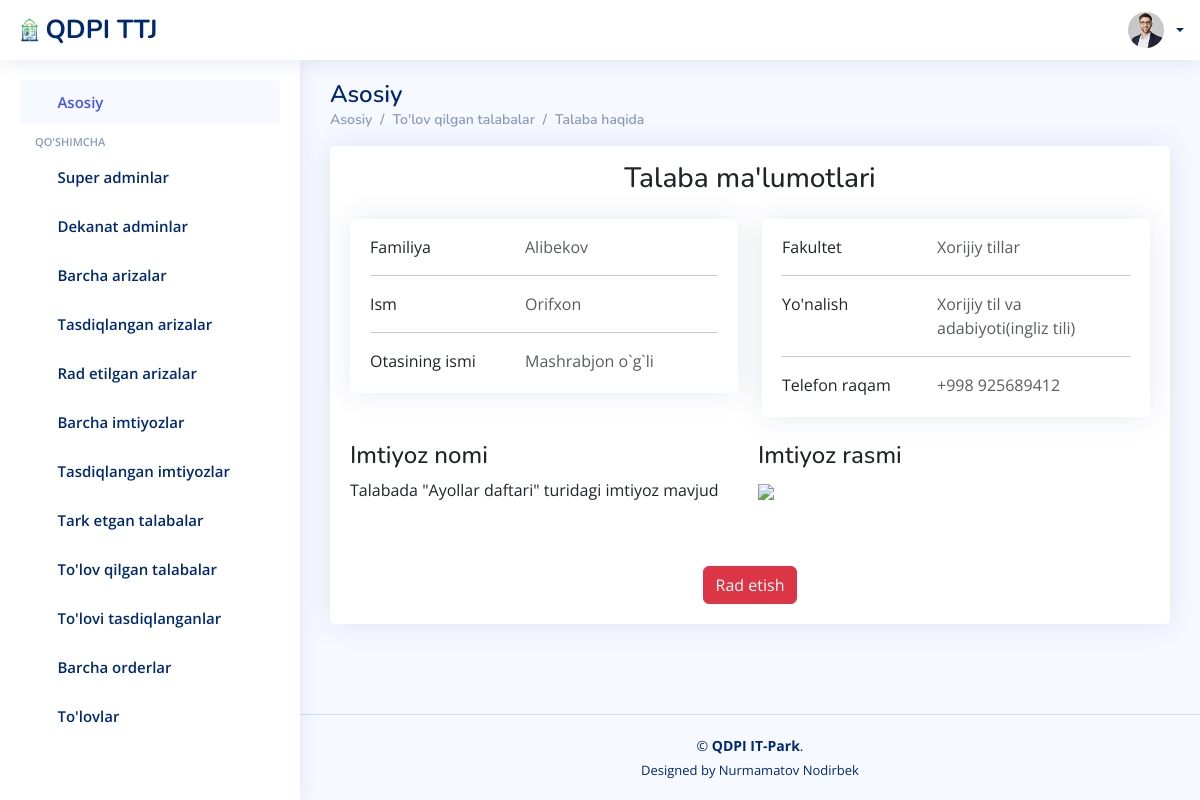
Page /ariza/tasdiqlangan_imtiyoz_malumotlar/c8750f9a-9e82-469a-8121-681271e1edc1/ on the committed database.
### ariza/models.py (models this page shows)
class Ariza(models.Model):
    talaba_id = models.CharField(max_length=100)
    first_name = models.CharField(max_length=100)
    last_name = models.CharField(max_length=100)
    sharif = models.CharField(max_length=100)
    viloyat = models.CharField(max_length=100)
    tuman = models.CharField(max_length=100)
    kocha = models.CharField(max_length=100)
    fakultet = models.CharField(max_length=100)
    yonalish = models.CharField(max_length=100)
    kurs    = models.CharField(max_length=100)
    pasport_serya_raqam = models.CharField(max_length=100)
    pasport_rasm = models.FileField(upload_to='rasmlar/')
    xulosa = models.CharField(max_length=1000, blank=True)
    tasdiqlash = models.CharField(max_length=100, blank=True)
    sana = models.DateTimeField(auto_now_add=True)

class Imtiyoz(models.Model):
    talaba_id = models.CharField(max_length=100)
    first_name = models.CharField(max_length=100)
    last_name = models.CharField(max_length=100)
    sharif = models.CharField(max_length=100)
    imtiyoz_nomi = models.CharField(max_length=100)
    imtiyoz_file = models.FileField(upload_to='imtiyoz/')
    tasdiqlash = models.CharField(max_length=100, blank=True)
    xulosa = models.CharField(max_length=1000, blank=True)
    sana = models.DateField(auto_now_add=True)

### users/models.py (models this page shows)
class User(AbstractUser):
    id = models.UUIDField(primary_key=True, default=uuid.uuid4, unique=True, editable=False)
    sharif = models.CharField(max_length=100)
    lavozim = models.CharField(max_length=100)
    fakultet = models.CharField(max_length=100, blank=True)
    parol = models.CharField(max_length=100)

### ariza/views.py (the view, shortened to what this page needs)
# urls.py: path('tasdiqlangan_imtiyoz_malumotlar/<str:pk>/', tasdiqlangan_imtiyoz_malumotlar, name='tasdiqlangan_imtiyoz_malumotlar'),
@csrf_exempt
def tasdiqlangan_imtiyoz_malumotlar(request, pk):
    talabalar = User.objects.filter(id=pk)
    arizalar = Ariza.objects.filter(talaba_id=pk)
    imtiyoz = Imtiyoz.objects.filter(talaba_id=pk)
    if talabalar:
        for t in talabalar:
            telefon = t.username
    else:
        telefon = ''
    if arizalar:
        for a in arizalar:
            rasm_url = a.pasport_rasm.url
            familya = a.last_name
            ism = a.first_name
            sharif = a.sharif
            pasport = a.pasport_serya_raqam
            fakultet = a.fakultet
            yonalish = a.yonalish
            kurs = a.kurs
            viloyat = a.viloyat
            tuman = a.tuman
            kocha = a.kocha
    if imtiyoz:
        for i in imtiyoz:
            imtiyoz_url = i.imtiyoz_file.url
            imtiyoz_turi = i.imtiyoz_nomi
    else:
        imtiyoz_url = 'Talabada imtiyoz mavjud emas'
        imtiyoz_turi = ''
    contex = {
        'talabalar':talabalar,'arizalar':arizalar,'imtiyoz':imtiyoz,'rasm_url':rasm_url,
        'imtiyoz_url':imtiyoz_url,'familya':familya,'ism':ism,'sharif':sharif,'telefon':telefon,
        'pasport':pasport,'imtiyoz_turi':imtiyoz_turi,'fakultet':fakultet,'yonalish':yonalish,
        'kurs':kurs,'viloyat':viloyat,'tuman':tuman,'kocha':kocha,
    }
    return render(request, 'superadmin/tasdiqlangan_imtiyoz_malumot.html', contex)

### templates/superadmin/tasdiqlangan_imtiyoz_malumot.html (shortened to what this page needs)
{% load static %}
<!DOCTYPE html>
<html lang="en">
<head>
  <link href="{% static '/assets/vendor/bootstrap/css/bootstrap.min.css' %}" rel="stylesheet">
  <link href="{% static '/assets/vendor/bootstrap-icons/bootstrap-icons.css' %}" rel="stylesheet">
  <link href="{% static '/assets/vendor/simple-datatables/style.css' %}" rel="stylesheet">
  <link href="{% static '/assets/css/style.css' %}" rel="stylesheet">
</head>
<body>
  <header id="header" class="header fixed-top d-flex align-items-center">
    <div class="d-flex align-items-center justify-content-between">
      <a href="{% url 'home' %}" class="logo d-flex align-items-center">
        <img src="{% static '/assets/img/logo.png' %}" alt="">
        <span class="d-none d-lg-block">QDPI TTJ</span>
      </a>
      <i class="bi bi-list toggle-sidebar-btn"></i>
    </div>
    <nav class="header-nav ms-auto">
      <ul class="d-flex align-items-center">
        <li class="nav-item dropdown pe-3">
          <a class="nav-link nav-profile d-flex align-items-center pe-0" href="{% url 'home' %}" data-bs-toggle="dropdown">
            <img src="{% static '/assets/img/profile-img.jpg' %}" alt="Profile" class="rounded-circle">
            <span class="d-none d-md-block dropdown-toggle ps-2">{{user.last_name}} {{user.first_name}}</span>
          </a>
        </li>
      </ul>
    </nav>
  </header>
  <aside id="sidebar" class="sidebar">
    <ul class="sidebar-nav" id="sidebar-nav">
      <li class="nav-item">
        <a class="nav-link " href="{% url 'home' %}">
          <i class="bi bi-grid"></i>
          <span>Asosiy</span>
        </a>
      </li>
      <li class="nav-heading">Qo'shimcha</li>
      <li class="nav-item">
        <a class="nav-link collapsed" href="{% url 'superadminlar' %}">
          <i class="bi bi-person-fill"></i>
          <span>Super adminlar</span>
        </a>
      </li>
      <li class="nav-item">
        <a class="nav-link collapsed" href="{% url 'dekanatadminlar' %}">
          <i class="bi bi-person"></i>
          <span>Dekanat adminlar</span>
        </a>
      </li>
      <li class="nav-item">
        <a class="nav-link collapsed" href="{% url 'barcha_arizalar' %}">
          <i class="bi bi-envelope"></i>
          <span>Barcha arizalar</span>
        </a>
      </li>
      <li class="nav-item">
        <a class="nav-link collapsed" href="{% url 'tasdiqlangan' %}">
          <i class="bi bi-person-check-fill"></i>
          <span>Tasdiqlangan arizalar</span>
        </a>
      </li>
      <li class="nav-item">
        <a class="nav-link collapsed" href="{% url 'radetilgan' %}">
          <i class="bi bi-person-x-fill"></i>
          <span>Rad etilgan arizalar</span>
        </a>
      </li>
      <li class="nav-item">
        <a class="nav-link collapsed" href="{% url 'imtiyozli_arizalar' %}">
          <i class="bi bi-file-medical"></i>
          <span>Barcha imtiyozlar</span>
        </a>
      </li>
      <li class="nav-item">
        <a class="nav-link collapsed" href="{% url 'tasdiqlangan_imtiyozli_arizalar' %}">
          <i class="bi bi-journal-check"></i>
          <span>Tasdiqlangan imtiyozlar</span>
        </a>
      </li>
      <li class="nav-item">
        <a class="nav-link collapsed" href="{% url 'tark_etgan_talaba' %}">
          <i class="bi bi-house-x-fill"></i>
          <span>Tark etgan talabalar</span>
        </a>
      </li>
      <li class="nav-item">
        <a class="nav-link collapsed" href="{% url 'barcha_tolovlar' %}">
          <i class="bi bi-cash-coin"></i>
          <span>To'lov qilgan talabalar</span>
        </a>
      </li>
      <li class="nav-item">
        <a class="nav-link collapsed" href="{% url 'tasdiqlangan_tolov' %}">
          <i class="bi bi-check2-all"></i>
          <span>To'lovi tasdiqlanganlar</span>
        </a>
      </li>
      <li class="nav-item">
        <a class="nav-link collapsed" href="{% url 'barcha_orderlar' %}">
          <i class="bi bi-bookmark-star"></i>
          <span>Barcha orderlar</span>
        </a>
      </li>
      <li class="nav-item">
        <a class="nav-link collapsed" href="{% url 'hisob_varoq' %}">
          <i class="bi bi-wallet2"></i>
          <span>To'lovlar</span>
        </a>
      </li>
    </ul>
  </aside>
  <main id="main" class="main">
    <div class="pagetitle">
      <h1>Asosiy</h1>
      <nav>
        <ol class="breadcrumb">
          <li class="breadcrumb-item"><a href="{% url 'home' %}">Asosiy</a></li>
          <li class="breadcrumb-item"><a href="{% url 'home' %}">To'lov qilgan talabalar</a></li>
          <li class="breadcrumb-item active"><a href="{% url 'home' %}">Talaba haqida</a></li>
        </ol>
      </nav>
    </div>
    <section class="section dashboard">
      <div class="row">
        <div class="col-lg-12">
          <div class="card">
            <div class="card-body">
              <h3 class="py-3 text-center">Talaba ma'lumotlari</h3>
              <div class="row">
                <div class="col-lg-6">
                  <div class="card mb-4">
                    <div class="card-body pt-3">
                      <div class="row">
                        <div class="col-sm-5">
                          <p class="mb-0">Familiya</p>
                        </div>
                        <div class="col-sm-7">
                          <p class="text-muted mb-0">{{familya}}</p>
                        </div>
                      </div>
                      <hr>
                      <div class="row">
                        <div class="col-sm-5">
                          <p class="mb-0">Ism</p>
                        </div>
                        <div class="col-sm-7">
                          <p class="text-muted mb-0">{{ism}}</p>
                        </div>
                      </div>
                      <hr>
                      <div class="row">
                        <div class="col-sm-5">
                          <p class="mb-0">Otasining ismi</p>
                        </div>
                        <div class="col-sm-7">
                          <p class="text-muted mb-0">{{sharif}}</p>
                        </div>
                      </div>
                    </div>
                  </div>
                </div>
                <div class="col-lg-6">
                  <div class="card mb-4">
                    <div class="card-body pt-3">
                      <div class="row">
                        <div class="col-sm-5">
                          <p class="mb-0">Fakultet</p>
                        </div>
                        <div class="col-sm-7">
                          <p class="text-muted mb-0">{{fakultet}}</p>
                        </div>
                      </div>
                      <hr>
                      <div class="row">
                        <div class="col-sm-5">
                          <p class="mb-0">Yo'nalish</p>
                        </div>
                        <div class="col-sm-7">
                          <p class="text-muted mb-0">{{yonalish}}</p>
                        </div>
                      </div>
                      <hr>
                      <div class="row">
                        <div class="col-sm-5">
                          <p class="mb-0">Telefon raqam</p>
                        </div>
                        <div class="col-sm-7">
                          <p class="text-muted mb-0">{{telefon}}</p>
                        </div>
                      </div>
                    </div>
                  </div>
                </div>
              </div>
              <div class="row g-3">
                <div class="col-lg-6">
                  <h4>Imtiyoz nomi</h4>
                  <p>Talabada "{{imtiyoz_turi}}" turidagi imtiyoz mavjud</p>
                </div>
                <div class="col-lg-6">
                  <h4>Imtiyoz rasmi</h4>
                  <img class="w-75" src="{{imtiyoz_url}}">
                </div>
              </div>
              {% for i in imtiyoz %}
              <div class="col-12 pt-5 text-center">
                <a class="btn btn-danger" href="{% url 'imtiyozni_radetish' i.talaba_id %}">Rad etish</a>
              </div>
              {% endfor %}
            </div>
          </div>
        </div>
      </div>
    </section>
  </main>
  <footer id="footer" class="footer">
    <div class="copyright">
      &copy; <strong><span>QDPI IT-Park</span></strong>.
    </div>
    <div class="credits">
      Designed by Nurmamatov Nodirbek
    </div>
  </footer>
</body>
</html>

### static/assets/css/style.css (style rules this page uses)
:root { scroll-behavior: smooth; }
html, body { display: flex; flex-direction: column; height: 100%; }
body { font-family: "Open Sans", sans-serif; background: #f6f9ff; color: #444444; }
.main { flex-grow: 1; }
a { color: #4154f1; text-decoration: none; }
h1, h2, h3, h4, h5, h6 { font-family: "Nunito", sans-serif; }
#main { margin-top: 60px; padding: 20px 30px; transition: all 0.3s; }
.pagetitle { margin-bottom: 10px; }
.pagetitle h1 { font-size: 24px; margin-bottom: 0; font-weight: 600; color: #012970; }
.card { margin-bottom: 30px; border: none; border-radius: 5px; box-shadow: 0px 0 30px rgba(1, 41, 112, 0.1); }
.card-body { padding: 0 20px 20px 20px; }
.breadcrumb { font-size: 14px; font-family: "Nunito", sans-serif; color: #899bbd; font-weight: 600; }
.breadcrumb a { color: #899bbd; transition: 0.3s; }
.breadcrumb .breadcrumb-item::before { color: #899bbd; }
.breadcrumb .active { color: #51678f; font-weight: 600; }
.logo { line-height: 1; }
@media (min-width: 1200px) { .logo { width: 280px; } }
.logo img { max-height: 26px; margin-right: 6px; }
.logo span { font-size: 26px; font-weight: 700; color: #012970; font-family: "Nunito", sans-serif; }
.header { transition: all 0.5s; z-index: 997; height: 60px; box-shadow: 0px 2px 20px rgba(1, 41, 112, 0.1); background-color: #fff; padding-left: 20px; }
.header .toggle-sidebar-btn { font-size: 32px; padding-left: 10px; cursor: pointer; color: #012970; }
.header-nav ul { list-style: none; }
.header-nav>ul { margin: 0; padding: 0; }
.header-nav .nav-profile { color: #012970; }
.header-nav .nav-profile img { max-height: 36px; }
.header-nav .nav-profile span { font-size: 14px; font-weight: 600; }
.sidebar { position: fixed; top: 60px; left: 0; bottom: 0; width: 300px; z-index: 996; transition: all 0.3s; padding: 20px; overflow-y: auto; scrollbar-width: thin; scrollbar-color: #aab7cf transparent; box-shadow: 0px 0px 20px rgba(1, 41, 112, 0.1); background-color: #fff; }
@media (min-width: 1200px) { #main, #footer { margin-left: 300px; } }
.sidebar-nav { padding: 0; margin: 0; list-style: none; }
.sidebar-nav li { padding: 0; margin: 0; list-style: none; }
.sidebar-nav .nav-item { margin-bottom: 5px; }
.sidebar-nav .nav-heading { font-size: 11px; text-transform: uppercase; color: #899bbd; font-weight: 600; margin: 10px 0 5px 15px; }
.sidebar-nav .nav-link { display: flex; align-items: center; font-size: 15px; font-weight: 600; color: #4154f1; transition: 0.3; background: #f6f9ff; padding: 10px 15px; border-radius: 4px; }
.sidebar-nav .nav-link i { font-size: 16px; margin-right: 10px; color: #4154f1; }
.sidebar-nav .nav-link.collapsed { color: #012970; background: #fff; }
.sidebar-nav .nav-link.collapsed i { color: #899bbd; }
.footer { padding: 20px 0; font-size: 14px; transition: all 0.3s; border-top: 1px solid #cddfff; }
.footer .copyright { text-align: center; color: #012970; }
.footer .credits { padding-top: 5px; text-align: center; font-size: 13px; color: #012970; }

### rows in the picture
Ariza: last_name "Alibekov", first_name "Orifxon", sharif "Mashrabjon o`g`li", fakultet "Xorijiy tillar", yonalish "Xorijiy til va adabiyoti(ingliz tili)"
User: username "+998 925689412"
Imtiyoz: imtiyoz_nomi "Ayollar daftari"
